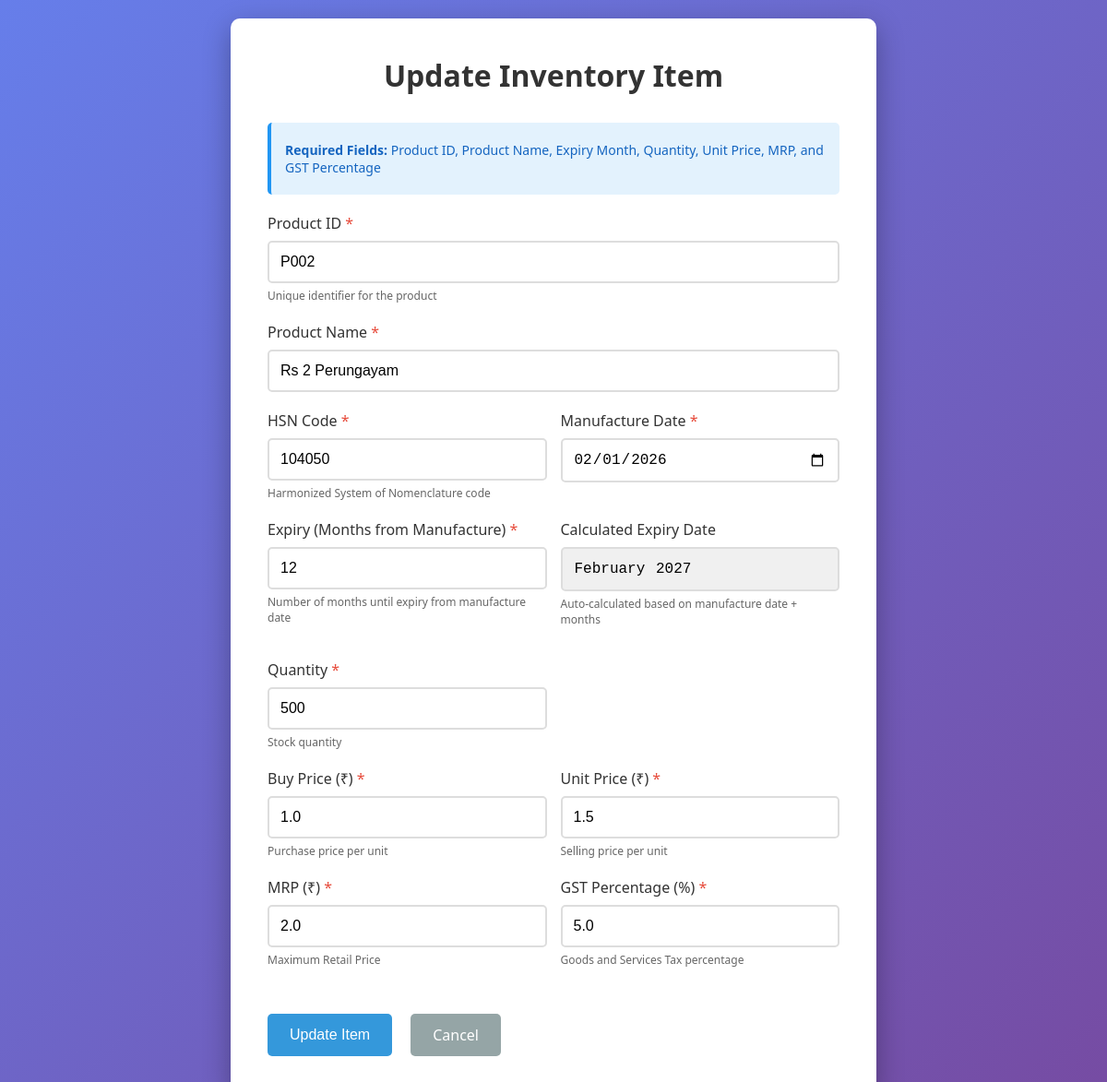
The page /inventory/update/5 on the database as committed earlier.
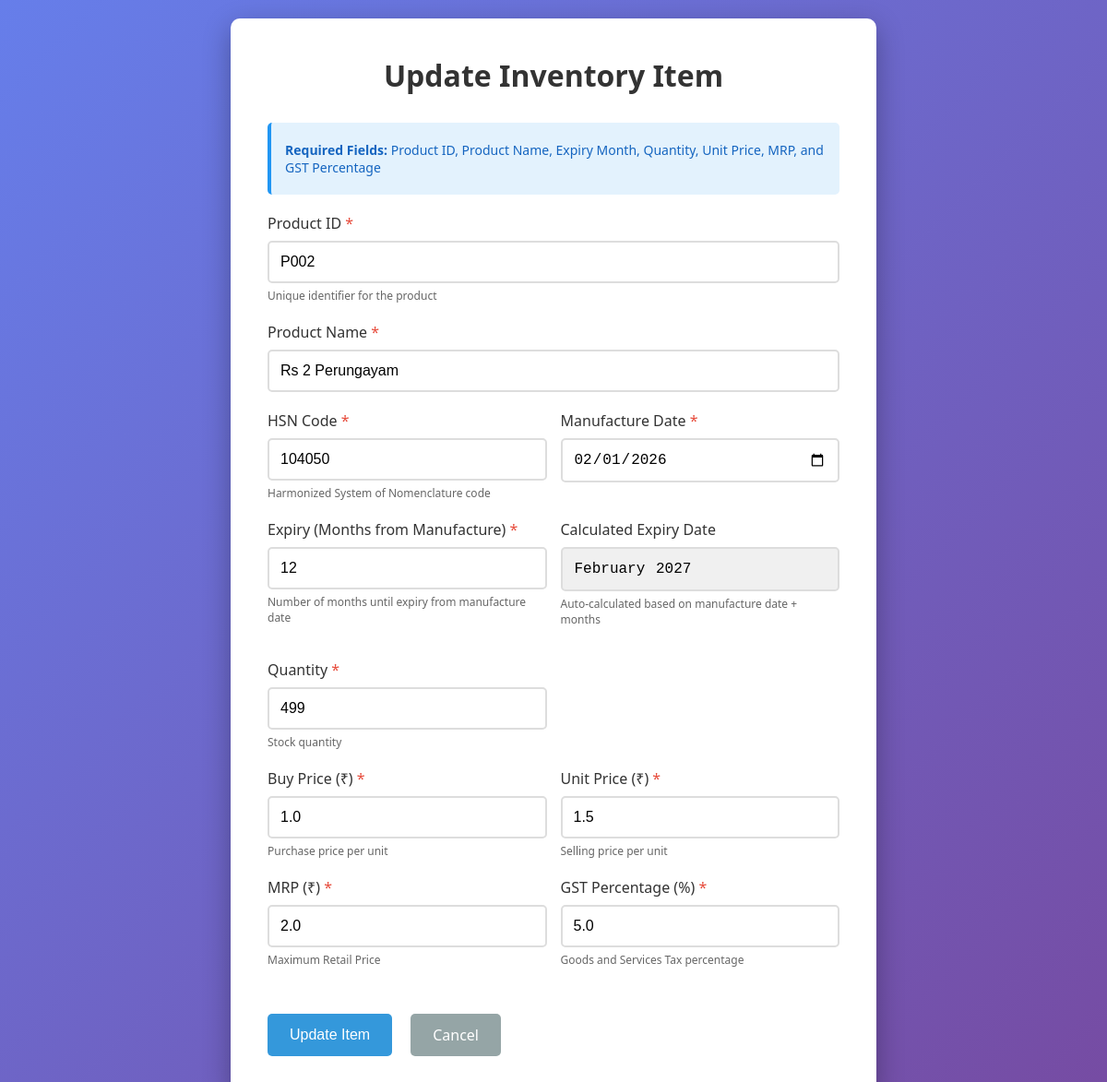
The same page on the database as committed later.
### tables this page shows
CREATE TABLE inventory (
        id INTEGER PRIMARY KEY AUTOINCREMENT,
        product_id TEXT UNIQUE NOT NULL,
        product_name TEXT NOT NULL,
        hsn_code TEXT,
        manufacture_date DATE,
        expiry_month TEXT NOT NULL,
        quantity INTEGER NOT NULL DEFAULT 0,
        unit_price REAL NOT NULL DEFAULT 0.0,
        mrp REAL NOT NULL DEFAULT 0.0,
        gst_percentage REAL NOT NULL DEFAULT 0.0,
        created_at TIMESTAMP DEFAULT CURRENT_TIMESTAMP,
        updated_at TIMESTAMP DEFAULT CURRENT_TIMESTAMP
    , buy_price REAL NOT NULL DEFAULT 0.0);

### routes/inventory.py (the view, shortened to what this page needs)
@inventory_bp.route('/update/<int:id>', methods=['GET', 'POST'])
def update(id):
    conn = get_db_connection()
    item = conn.execute('SELECT * FROM inventory WHERE id = ?', (id,)).fetchone()
    conn.close()
    return render_template('inventory/update.html', item=item)

### database.py (called while the page is built)
def get_db_connection():
    conn = sqlite3.connect(DATABASE)
    conn.row_factory = sqlite3.Row
    return conn

### templates/inventory/update.html (shortened to what the changed rows need)
<!DOCTYPE html>
<html lang="en">
<head>
</head>
<body>
    <div class="container">
        <h1>Update Inventory Item</h1>
        <form method="POST" action="{{ url_for('inventory.update', id=item['id']) }}">
            <div class="form-group">
                <label for="product_id">Product ID <span class="required">*</span></label>
                <input type="text" id="product_id" name="product_id" required
                       value="{{ item['product_id'] }}"
                       placeholder="Enter unique product ID">
                <div class="help-text">Unique identifier for the product</div>
            </div>
            <div class="form-group">
                <label for="product_name">Product Name <span class="required">*</span></label>
                <input type="text" id="product_name" name="product_name" required
                       value="{{ item['product_name'] }}"
                       placeholder="Enter product name">
            </div>
            <div class="form-row">
                <div class="form-group">
                    <label for="hsn_code">HSN Code <span class="required">*</span></label>
                    <input type="text" id="hsn_code" name="hsn_code" required
                           value="{{ item['hsn_code'] or '' }}"
                           placeholder="Enter HSN code">
                    <div class="help-text">Harmonized System of Nomenclature code</div>
                </div>
                <div class="form-group">
                    <label for="manufacture_date">Manufacture Date <span class="required">*</span></label>
                    <input type="date" id="manufacture_date" name="manufacture_date" required
                           value="{{ item['manufacture_date'] or '' }}">
                </div>
            </div>
            <div class="form-row">
                <div class="form-group">
                    <label for="expiry_month">Calculated Expiry Date</label>
                    <input type="month" id="expiry_month" name="expiry_month" readonly style="background: #f0f0f0;"
                           value="{{ item['expiry_month'] or '' }}">
                    <div class="help-text">Auto-calculated based on manufacture date + months</div>
                </div>
                <div class="form-group">
                    <label for="quantity">Quantity <span class="required">*</span></label>
                    <input type="number" id="quantity" name="quantity" min="0" required
                           value="{{ item['quantity'] }}"
                           placeholder="0">
                    <div class="help-text">Stock quantity</div>
                </div>
            </div>
            <div class="form-row">
                <div class="form-group">
                    <label for="buy_price">Buy Price (₹) <span class="required">*</span></label>
                    <input type="number" id="buy_price" name="buy_price" step="0.0001" min="0" required
                           value="{{ item['buy_price'] }}"
                           placeholder="0.0000">
                    <div class="help-text">Purchase price per unit</div>
                </div>
                <div class="form-group">
                    <label for="unit_price">Unit Price (₹) <span class="required">*</span></label>
                    <input type="number" id="unit_price" name="unit_price" step="0.0001" min="0" required
                           value="{{ item['unit_price'] }}"
                           placeholder="0.0000">
                    <div class="help-text">Selling price per unit</div>
                </div>
            </div>
            <div class="form-row">
                <div class="form-group">
                    <label for="mrp">MRP (₹) <span class="required">*</span></label>
                    <input type="number" id="mrp" name="mrp" step="0.0001" min="0" required
                           value="{{ item['mrp'] }}"
                           placeholder="0.0000">
                    <div class="help-text">Maximum Retail Price</div>
                </div>
                <div class="form-group">
                    <label for="gst_percentage">GST Percentage (%) <span class="required">*</span></label>
                    <input type="number" id="gst_percentage" name="gst_percentage" step="0.01" min="0" max="100" required
                           value="{{ item['gst_percentage'] }}"
                           placeholder="0.00">
                    <div class="help-text">Goods and Services Tax percentage</div>
                </div>
            </div>
        </form>
    </div>
</body>
</html>

Rows that differ between the two databases and show on the page:
changed inventory "Rs 2 Perungayam": quantity "500" → "499"
